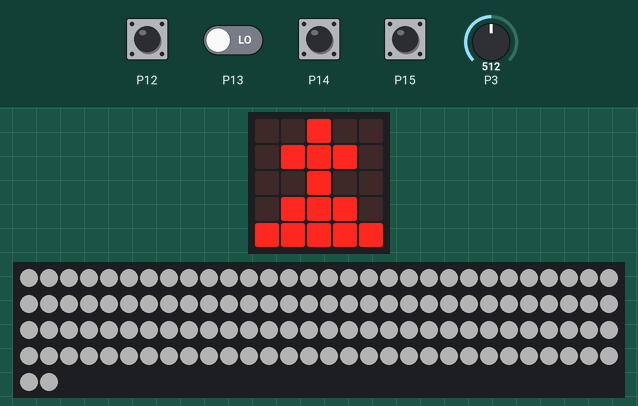
Simulated run of this program. Board: BBC micro:bit running MicroPython. On the bench: the board's 5×5 LED display, 122 RGB LEDs in strip order, left to right, continuing on the next row. The test bench sets the inputs (shaded band); at power-on: P12–15 LOW, P3 = 512 (analog values on the 0–1023 scale). Dim RGB values are drawn brighter than linear; random numbers come from a fixed seed.

Above: at 1.2 s.
1.3 s: P14 pulled HIGH for 0.15 s
At 1.43 s:
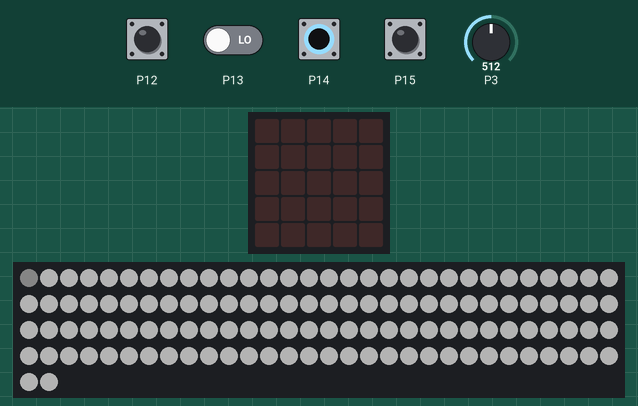
2.0 s: P3 set to 122
4.7 s: P3 set to 0
At 6.3 s:
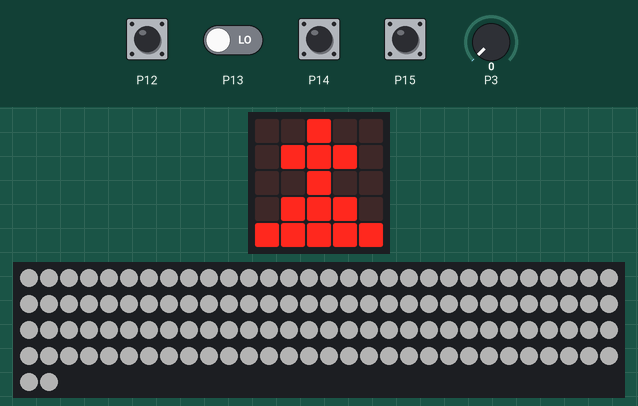
7.4 s: P12 pulled HIGH for 0.15 s
At 7.48 s:
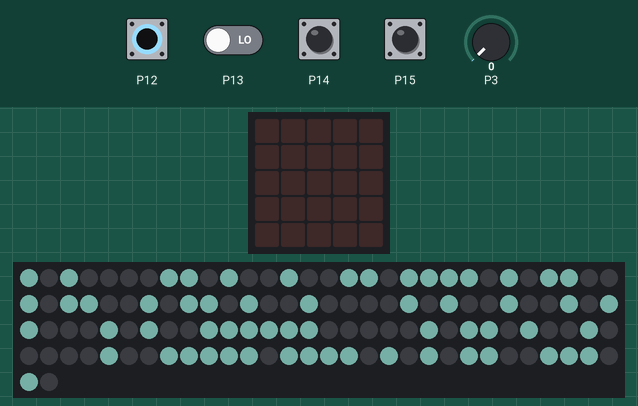
9.1 s: P15 pulled HIGH for 1 s
11.6 s: P12 pulled HIGH for 1 s
At 11.76 s:
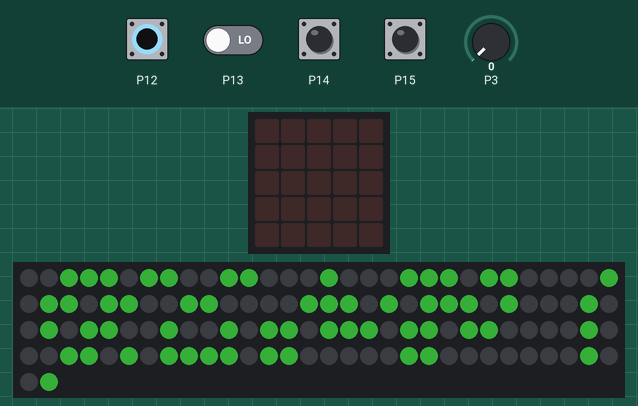
Timing chart, 0 to 14.6 s (numbered marks = the images above; inputs shaded):
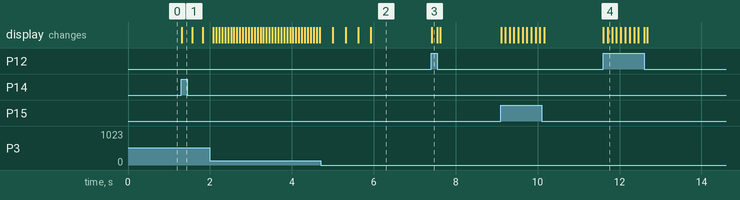

Measured:
- after the input at 1.3 s, the display: changes at once (image 1)
- after the input at 7.4 s, the display: changes at once (image 3)
- after the input at 11.6 s, the display: first changes at once (image 4 shows a later state)

The program:

lights.py
```python
from microbit import sleep, display, Image
from microbit import pin0, pin1, pin2, pin3, pin8
from microbit import pin12, pin13, pin14, pin15
import neopixel
from random import randint, choice

np = neopixel.NeoPixel(pin8, 122)
display.show(Image.XMAS)

# -------------------------------------------------------------------------------------------------------
# The below section converts the input from a potentiometer.

pot_low = 0
pot_high = 1023
pot_range = pot_high - pot_low

def convertInput(pot, converted_low, converted_high):
    converted_range = converted_high - converted_low
    scaled = float(pot - pot_low) / float(pot_range)
    converted = int(converted_low + (scaled * converted_range))
    if converted_low <= converted <= converted_high:
        return converted
    else:
        pass

def convertRGB():
    low = 10
    high = 50
    r = convertInput(pin1.read_analog(), low, high)
    g = convertInput(pin2.read_analog(), low, high)
    b = convertInput(pin0.read_analog(), low, high)
    return g, r, b

# -------------------------------------------------------------------------------------------------------
# The below section controls the colours.
# Note: the addressable LED string being used is GRB not RGB.

def white():
    rand = randint(0, 60)
    g, r, b = (rand, rand, rand)
    return g, r, b

def plain_white():
    g, r, b = (60, 60, 60)
    return g, r, b

def multi():
    g, r, b = (randint(0, 60),
               randint(0, 60),
               randint(0, 60))
    return g, r, b

def chosen():
    g, r, b = convertRGB()
    g, r, b = (randint(g-10, g+10),
               randint(r-10, r+10),
               randint(b-10, b+10))
    return g, r, b

def plain_chosen():
    g, r, b = convertRGB()
    return g, r, b

def ccc_colour():
    pass


# -------------------------------------------------------------------------------------------------------
# The below section controls the pattern types.

def flashing(g, r, b):
    display.off()
    low = 100
    high = 1000
    for pixel in range(0, len(np)):
        np[pixel] = (g, r, b)
    np.show()
    t = convertInput(pin3.read_analog(), low, high)
    sleep(t)

def running(g, r, b):
    display.off()
    low = 10
    high = 500
    for pixel in range(0, len(np)):
        np[pixel] = (g, r, b)
        np.show()
        t = convertInput(pin3.read_analog(), low, high)
        sleep(t)

def random(g, r, b):
    display.off()
    low = 100
    high = 1000
    on_off = [(g, r, b), (0, 0, 0)]
    for pixel in range(0, len(np)):
        np[pixel] = choice(on_off)
    np.show()
    t = convertInput(pin3.read_analog(), low, high)
    sleep(t)

def solid(g, r, b):
    display.on()
    for pixel in range(0, len(np)):
        np[pixel] = (g, r, b)
    np.show()

def fading(g, r, b):
    display.off()
    pass

def ccc_pattern(g, r, b):
    display.on()
    pass


# -------------------------------------------------------------------------------------------------------
# The below section links the DIP switch to select modes.

modes = {'0000': [solid, plain_white],
         '0001': [flashing, white],
         '0010': [running, white],
         '0011': [random, white],
         # '0100': [fading, white],
         # '0101': [solid, random],
         '0110': [flashing, multi],
         '0111': [running, multi],
         '1000': [random, multi],
         # '1001': [fading, multi],
         '1010': [solid, plain_chosen],
         '1011': [flashing, chosen],
         '1100': [running, chosen],
         '1101': [random, chosen],
         # '1110': [fading, chosen],
         # '1111': [ccc_pattern, ccc_colour]
         }

def dip():
    dip = [pin12.read_digital(),
           pin13.read_digital(),
           pin14.read_digital(),
           pin15.read_digital()]
    switch = str(dip[0]) + str(dip[1]) + str(dip[2]) + str(dip[3])
    return switch


# -------------------------------------------------------------------------------------------------------
# Loop to check switch positions & run appropriate pattern and colour options.

while True:
    mode = dip()
    if display.is_on():
        display.show(Image.XMAS)
    try:
        g, r, b = modes.get(mode)[1]()
        modes.get(mode)[0](g, r, b)
    except:
        pass
```
